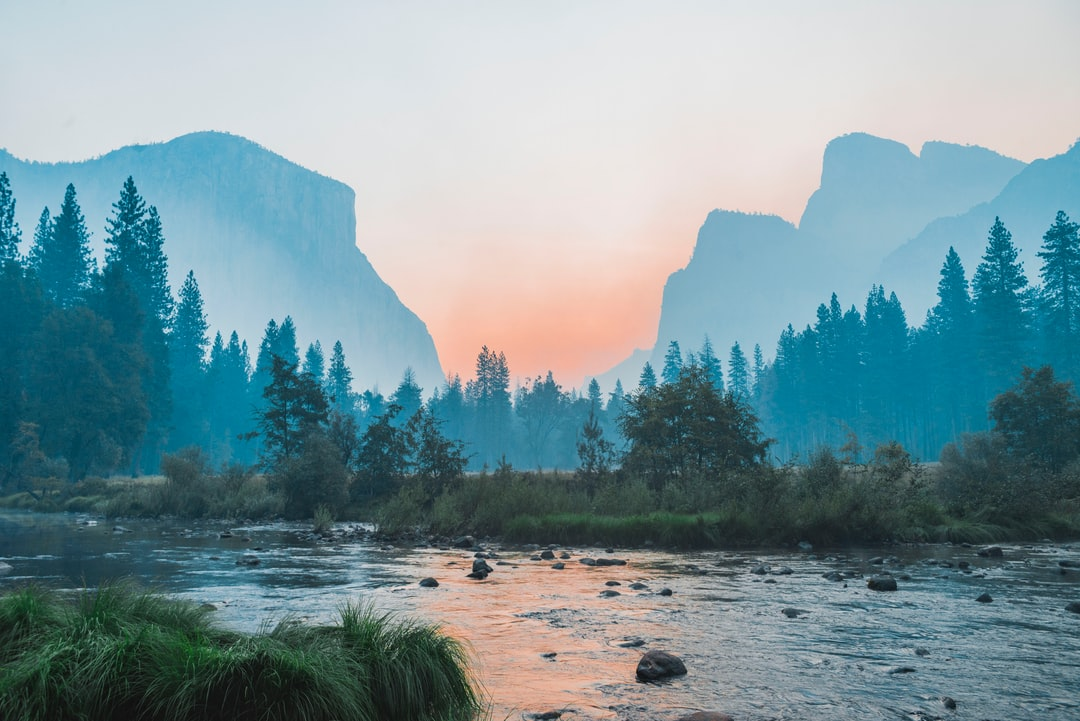
#> input picture img/landscape.jpg, 1080 x 721 px, found by its file name
$ python main.py
#> lines starting #> are read from the running program, lines starting #| are printed output that depends on the picture
from PIL import Image
import numpy as np
import time
import threading

threadCount = 2
maxKernelSize = 2

def mapValue(value, input_start, input_end, output_start, output_end):
  return(output_start + ((output_end - output_start) / (input_end - input_start)) * (value - input_start))

# [53 lines left out: functions mean, blur, gaussian2D, not called in this run]

def weightedMean(x, y, size, weight, data):
  r = 0
  g = 0
  b = 0

  relativeSize = int((size - 1) / 2)

  borderX, borderY = data.size

  for i in range(-relativeSize, relativeSize + 1):
    for j in range(-relativeSize, relativeSize + 1):
      if ((x + i) <= (width - 1) and (x + i) >= 0) and ((y + j) <= (height - 1) and (y + j) >= 0) and ((x + i) <= borderX - 1):
        r1, g1, b1 = data.getpixel((x + i, y + j))
        r += r1 * weight[relativeSize + i][relativeSize + j]
        g += g1 * weight[relativeSize + i][relativeSize + j]
        b += b1 * weight[relativeSize + i][relativeSize + j]

  return int(r), int(g), int(b)

# [30 lines left out: functions gaussianBlur, kernelConvolution, normalizeKernel, not called in this run]


def partialKernelConvolution(data, kernel, size, thread):

  excess = (maxKernelSize - 1) / 2
  end = int(width / threadCount)

  for i in range(end):
    for j in range(height):
      if (thread == 0):
        # data.putpixel((i, j), weightedMean(i, j, size, kernel, inputs[thread]))
        data.putpixel((i, j), weightedMean(i, j, size, kernel, image1))
      elif (thread == (threadCount - 1)):
        # data.putpixel((i, j), weightedMean(i + excess, j, size, kernel, inputs[thread]))
        data.putpixel((i, j), weightedMean(i + excess, j, size, kernel, image2))
      else:
        data.putpixel((i, j), weightedMean(i + excess, j, size, kernel, inputs[thread]))

  return(data)

def thread_function(name):
  # [7 lines of commented-out code are left out]
  global image1
  global image2
  if (name == 0):
    image1 = partialKernelConvolution(image1, outlineKernel, 3, name)
  else:
    image2 = partialKernelConvolution(image2, outlineKernel, 3, name)
  # images[name] = partialKernelConvolution(images[name], outlineKernel, 3, name)
  # images[name].show()
  # images[name].save("output/" + str(name) + ".png")


outlineKernel = [[-1, -1, -1],
                 [-1,  8, -1],
                 [-1, -1, -1]]

sharpenKernel = [[ 0, -1,  0],
                 [-1,  5, -1],
                 [ 0, -1,  0]]

embossKernel = [[-2, -1,  0],
                [-1,  1,  1],
                [ 0,  1,  2]]


im = Image.open("img/landscape.jpg")
#> im is the input picture: PIL image 1080x721 RGB; mean R, G, B 121.6, 149.1, 155.6

width, height = im.size
#> width = 1080; height = 721

image1 = Image.new(mode = "RGB", size = (int((width / 2) + 1), height))
#> image1: PIL image 541x721 RGB; every value is 0
image2 = Image.new(mode = "RGB", size = (int((width / 2) + 1), height))

print("(" + str(width) + ", " + str(height) + ")")
#| (1080, 721)

rgb_im = im.convert('RGB')

output = Image.new(mode = "RGB", size = (width, height))
#> output: PIL image 1080x721 RGB; every value is 0

threads = []
inputs = []
images = []

start = time.time()
# [24 lines of commented-out code are left out]


image1 = Image.new(mode = "RGB", size = (int((width / 2) + 1), height))
image2 = Image.new(mode = "RGB", size = (int((width / 2) + 1), height))

output1 = Image.new(mode = "RGB", size = (int((width / 2)), height))
#> output1: PIL image 540x721 RGB; every value is 0
output2 = Image.new(mode = "RGB", size = (int((width / 2)), height))

image1 = rgb_im.crop((0, 0, int(width / 2 + 1), height))
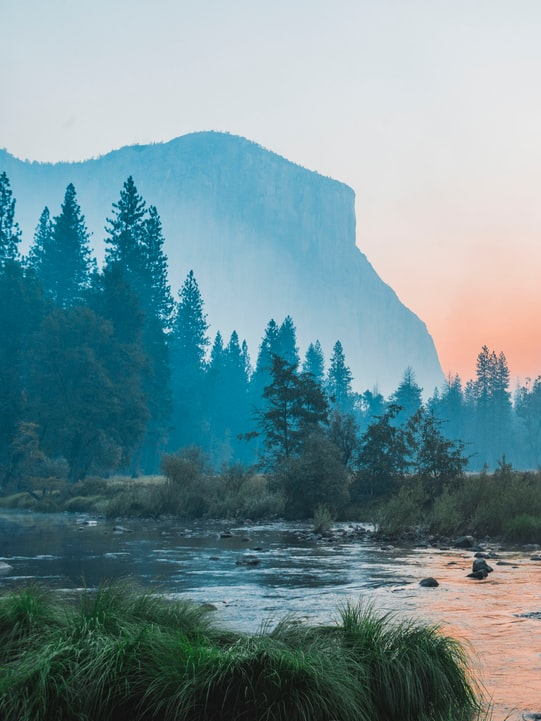
#> image1: PIL image 541x721 RGB; mean R, G, B 114.3, 144.1, 150.5
image2 = rgb_im.crop((int(width / 2 - 1), 0, width, height))
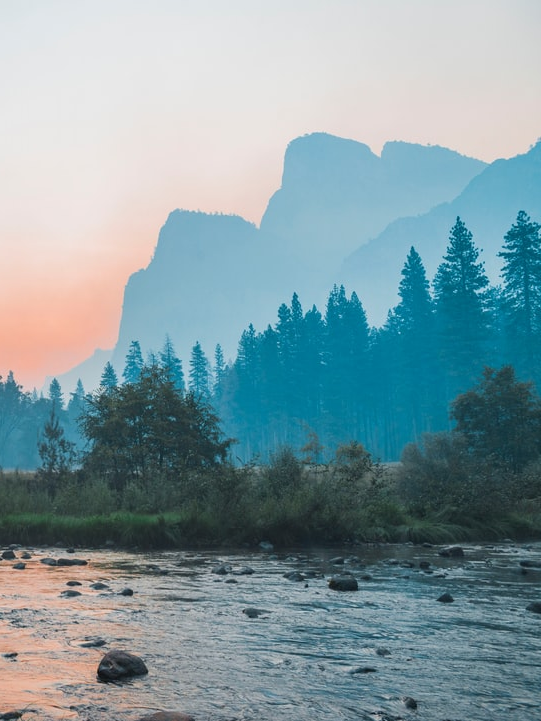
#> image2: PIL image 541x721 RGB; mean R, G, B 129.2, 154.1, 160.8

# image1.show()
# image2.show()

thread1 = threading.Thread(target = thread_function, args = (0,))
thread2 = threading.Thread(target = thread_function, args = (1,))

thread1.start()
thread2.start()

thread1.join()
thread2.join()

# for i in range(2):
#   output.paste(images[i], ((int(width / threadCount) * i), 0))

#> (the run stopped early here; a loop or call above may not have finished)

$ run again, with img/cat.jpg copied over img/landscape.jpg
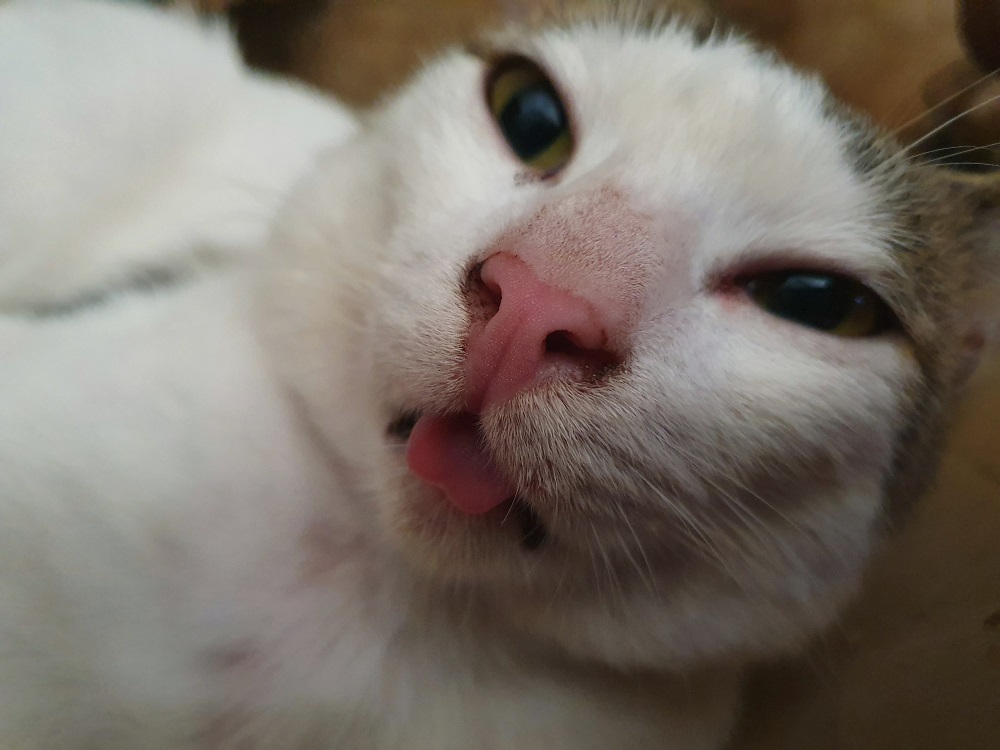
#> input picture img/cat.jpg, 1000 x 750 px, found by its file name
#> im is the input picture: PIL image 1000x750 RGB; mean R, G, B 124.4, 115.8, 107.2
#| (1000, 750)
#> output: PIL image 1000x750 RGB; every value is 0
#> output1: PIL image 500x750 RGB; every value is 0
#> `image1 = rgb_im.crop((0, 0, int(width / 2 + 1), height))`:
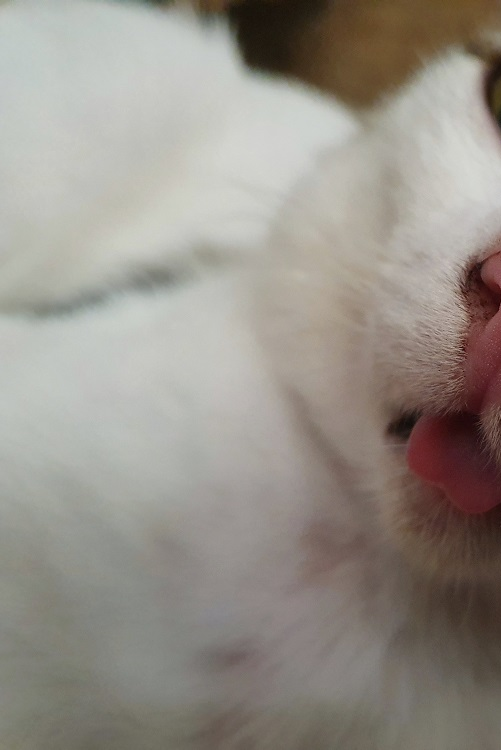
#> image1: PIL image 501x750 RGB; mean R, G, B 150.6, 144.9, 137
#> `image2 = rgb_im.crop((int(width / 2 - 1), 0, width, height))`:
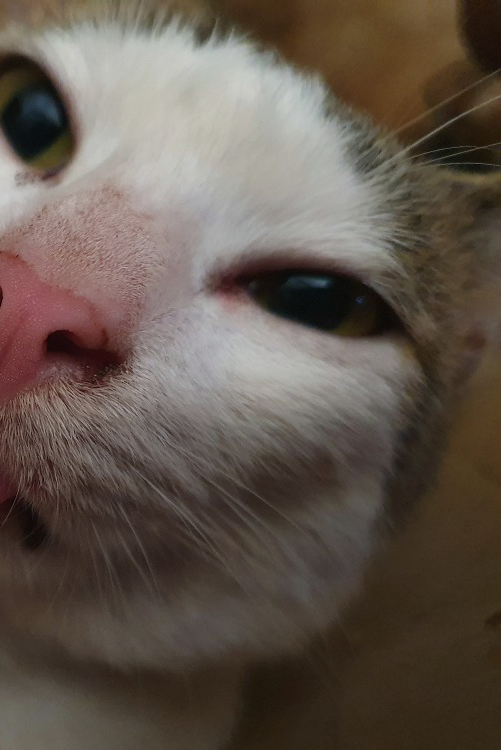
#> image2: PIL image 501x750 RGB; mean R, G, B 98.1, 86.6, 77.2
